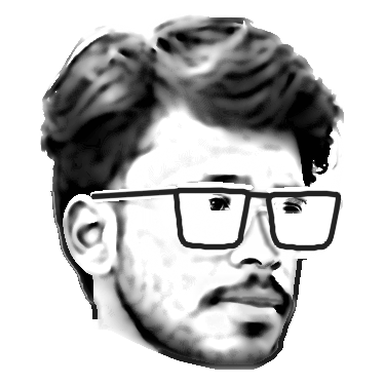
#> input picture source-prepped.png, 384 x 384 px, found by its file name
$ python make_ascii_svg.py
#> lines starting #> are read from the running program, lines starting #| are printed output that depends on the picture
#!/usr/bin/env python3
"""
Convert a prepped grayscale portrait (white background, dark lines/hair) into a
clean, monochrome ASCII-art SVG with looping SMIL left-to-right terminal typing.
Works without JavaScript inside GitHub README <img> tags.
"""
import argparse
import html
import sys
from pathlib import Path
from PIL import Image, ImageEnhance

RAMP = " .`:-=+*cs#%#"  # bright (sparse) -> dark (dense); avoids flat @ blocks in hair


def _lanczos_resample():
    return getattr(Image, "Resampling", Image).LANCZOS


def image_to_ascii_rows(
    src_path: Path,
    cols: int = 155,
    gamma: float = 1.28,
    white_floor: float = 0.74,
) -> list[str]:
    im = Image.open(src_path).convert("L")
    im = ImageEnhance.Contrast(im).enhance(1.05)

    w_src, h_src = im.size
    rows = max(1, round(cols * (h_src / w_src) * (8.0 / 15.0)))
    im = im.resize((cols, rows), _lanczos_resample())
    px = im.load()

    grid = []
    for y in range(rows):
        line = []
        for x in range(cols):
            lum = pow(px[x, y] / 255.0, gamma)
            if lum >= white_floor:
                line.append(" ")
            else:
                idx = int((1.0 - lum) * (len(RAMP) - 1) + 0.5)
                idx = max(0, min(len(RAMP) - 1, idx))
                line.append(RAMP[idx])
        grid.append(line)

    # Remove isolated 1-char specks with spaces on all 4 cardinal neighbors
    for y in range(rows):
        for x in range(cols):
            if grid[y][x] != " ":
                neighbors = [
                    grid[y - 1][x] if y > 0 else " ",
                    grid[y + 1][x] if y + 1 < rows else " ",
                    grid[y][x - 1] if x > 0 else " ",
                    grid[y][x + 1] if x + 1 < cols else " ",
                ]
                if all(n == " " for n in neighbors):
                    grid[y][x] = " "

    lines = ["".join(r) for r in grid]
    while lines and not lines[0].strip():
        lines.pop(0)
    while lines and not lines[-1].strip():
        lines.pop()
    return lines


def render_ascii_svg(
    lines: list[str],
    output_path: Path,
    cols: int = 155,
    title: str = "akhil@github: ~$ ./portrait.sh",
) -> None:
    rows = len(lines)
    art_w_target = 520.0
    cell_w = art_w_target / cols
    cell_h = cell_w * 15.0 / 8.0

    pad = 18.0
    titlebar_h = 30.0
    status_h = 30.0
    art_w = cols * cell_w
    art_h = rows * cell_h
    canvas_w = round(art_w + pad * 2, 1)
    canvas_h = round(titlebar_h + art_h + status_h + pad * 0.7, 1)

    bg = "#0d1117"
    bg2 = "#111722"
    frame = "#30363d"
    title_text = "#7d8590"
    ink = "#c9d1d9"
    cursor_col = "#39d353"

    # 10s looping cycle: 0..4.2s types top->bottom, 4.2..9.3s holds complete, 9.3..10s clears & restarts
    cycle_dur = 10.0
    type_frac = 0.42
    hold_end = 0.93
    art_top = titlebar_h + pad * 0.35
    font_size = cell_h * 0.86

    parts = [
        f'<svg xmlns="http://www.w3.org/2000/svg" width="{canvas_w}" height="{canvas_h}" '
        f'viewBox="0 0 {canvas_w} {canvas_h}" '
        f'font-family="DejaVu Sans Mono, Courier New, ui-monospace, Menlo, Consolas, monospace">',
        f'<defs><linearGradient id="bg" x1="0" y1="0" x2="0" y2="1">'
        f'<stop offset="0" stop-color="{bg2}"/><stop offset="1" stop-color="{bg}"/>'
        f'</linearGradient></defs>',
        f'<rect width="{canvas_w}" height="{canvas_h}" rx="12" fill="url(#bg)"/>',
        f'<rect x="0.5" y="0.5" width="{canvas_w - 1}" height="{canvas_h - 1}" rx="12" '
        f'fill="none" stroke="{frame}" stroke-width="1"/>',
        f'<line x1="0" y1="{titlebar_h}" x2="{canvas_w}" y2="{titlebar_h}" stroke="{frame}"/>',
    ]

    for i, dotcol in enumerate(["#ff5f56", "#ffbd2e", "#27c93f"]):
        parts.append(f'<circle cx="{pad + i * 16}" cy="{titlebar_h / 2}" r="5" fill="{dotcol}"/>')
    parts.append(
        f'<text x="{canvas_w / 2}" y="{titlebar_h / 2 + 4}" fill="{title_text}" font-size="11.5" '
        f'text-anchor="middle">{html.escape(title)}</text>'
    )

    n_rows = max(rows, 1)
    for ry, line in enumerate(lines):
        if not line.strip():
            continue
        padded_line = line.ljust(cols)
        y = art_top + ry * cell_h + cell_h * 0.74
        row_y = art_top + ry * cell_h

        f0 = max(0.001, (ry / n_rows) * type_frac)
        f1 = min(hold_end - 0.01, ((ry + 1) / n_rows) * type_frac)
        f0_pre = max(0.0, f0 - 0.0005)
        f1_post = min(0.999, f1 + 0.0005)

        safe = html.escape(padded_line)
        text = (
            f'<text xml:space="preserve" x="{pad}" y="{y:.1f}" fill="{ink}" '
            f'font-size="{font_size:.2f}" textLength="{art_w:.1f}" lengthAdjust="spacing">{safe}</text>'
        )
        parts.append(
            f'<clipPath id="r{ry}"><rect x="{pad}" y="{row_y:.1f}" height="{cell_h:.2f}" width="0">'
            f'<animate attributeName="width" values="0;0;{art_w:.1f};{art_w:.1f};0" '
            f'keyTimes="0;{f0:.4f};{f1:.4f};{hold_end:.4f};1" dur="{cycle_dur:.1f}s" repeatCount="indefinite"/>'
            f'</rect></clipPath>'
        )
        parts.append(f'<g clip-path="url(#r{ry})">{text}</g>')
        parts.append(
            f'<rect y="{row_y + 0.5:.1f}" width="{max(cell_w, 2.5):.2f}" height="{max(cell_h - 1, 2):.2f}" '
            f'fill="{cursor_col}" opacity="0">'
            f'<animate attributeName="x" values="{pad:.1f};{pad:.1f};{pad + art_w:.1f};{pad + art_w:.1f}" '
            f'keyTimes="0;{f0:.4f};{f1:.4f};1" dur="{cycle_dur:.1f}s" repeatCount="indefinite"/>'
            f'<animate attributeName="opacity" values="0;0;0.85;0.85;0;0" '
            f'keyTimes="0;{f0_pre:.4f};{f0:.4f};{f1:.4f};{f1_post:.4f};1" '
            f'dur="{cycle_dur:.1f}s" repeatCount="indefinite"/></rect>'
        )

    status_line_y = art_top + art_h + pad * 0.35
    status_y = status_line_y + 18
    parts.append(
        f'<line x1="0" y1="{status_line_y:.1f}" x2="{canvas_w}" y2="{status_line_y:.1f}" stroke="{frame}"/>'
    )
    parts.append(
        f'<text x="{pad}" y="{status_y:.1f}" fill="{title_text}" font-size="12">'
        f'akhil@github:~$ whoami <tspan fill="{ink}">Akhil Agarwal</tspan></text>'
    )
    cursor_x = pad + len("akhil@github:~$ whoami Akhil Agarwal ") * 12 * 0.6
    parts.append(
        f'<rect x="{cursor_x:.1f}" y="{status_y - 10.5:.1f}" width="7" height="12.5" fill="{cursor_col}">'
        f'<animate attributeName="opacity" values="1;1;0;0" keyTimes="0;0.5;0.51;1" '
        f'dur="1s" repeatCount="indefinite"/></rect>'
    )
    parts.append("</svg>")

    output_path.parent.mkdir(parents=True, exist_ok=True)
    output_path.write_text("".join(parts), encoding="utf-8")
    print(f"Rendered {output_path} ({canvas_w}x{canvas_h}, {rows} rows, {len(''.join(parts))} bytes)")


def main():
    ap = argparse.ArgumentParser(description="Generate animated ASCII portrait SVG.")
    ap.add_argument("--input", "-i", default="source-prepped.png")
    ap.add_argument("--output", "-o", default="akhil-ascii.svg")
    ap.add_argument("--width", "-w", type=int, default=155)
    ap.add_argument("--title", default="akhil@github: ~$ ./portrait.sh")
    args = ap.parse_args()

    inp = Path(args.input)
    if not inp.exists():
        print(f"Error: {inp} not found.", file=sys.stderr)
        sys.exit(1)

    lines = image_to_ascii_rows(inp, cols=args.width)
#> in image_to_ascii_rows, im is the input picture: PIL image 384x384 L; min 0, max 255, mean 192.9
#> in image_to_ascii_rows, `im = im.resize((cols, rows), _lanczos_resample())`:
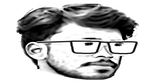
#> im: PIL image 155x83 L; min 0, max 255, mean 190.9
#> after the loop in image_to_ascii_rows, `for y in range(rows):`: grid = 83 items
#> the loop in image_to_ascii_rows, `while lines and not lines[0].strip():` made 4 passes
#> after the loop in image_to_ascii_rows, `while lines and not lines[0].strip():`: lines = 79 items
#> the loop in image_to_ascii_rows, `while lines and not lines[-1].strip():` made 3 passes
#> after the loop in image_to_ascii_rows, `while lines and not lines[-1].strip():`: lines = 76 items
#> lines = 76 items
    render_ascii_svg(lines, Path(args.output), cols=args.width, title=args.title)
#> in render_ascii_svg, `rows = len(lines)`: rows = 76
#> in render_ascii_svg, `art_h = rows * cell_h`: art_h = 478.1
#> in render_ascii_svg, `canvas_h = round(titlebar_h + art_h + status_h + pad * 0.7, 1)`: canvas_h = 550.7
#> after the loop in render_ascii_svg, `for i, dotcol in enumerate(["#ff5f56", "#ffbd2e", "#27c93f"]):`: parts = 8 items
#> in render_ascii_svg, `n_rows = max(rows, 1)`: n_rows = 76
#> the loop in render_ascii_svg, `for ry, line in enumerate(lines):` made 76 passes
#> (y, row_y, f0, f1, f0_pre, f1_post) on passes 1 to 12: (40.95, 36.3, 0.001, 0.00553, 0.0005, 0.00603), (47.25, 42.59, 0.00553, 0.0111, 0.00503, 0.0116), (53.54, 48.88, 0.0111, 0.0166, 0.0106, 0.0171), (59.83, 55.17, 0.0166, 0.0221, 0.0161, 0.0226), (66.12, 61.46, 0.0221, 0.0276, 0.0216, 0.0281), (72.41, 67.75, 0.0276, 0.0332, 0.0271, 0.0337), (78.7, 74.04, 0.0332, 0.0387, 0.0327, 0.0392), (84.99, 80.33, 0.0387, 0.0442, 0.0382, 0.0447), (91.28, 86.62, 0.0442, 0.0497, 0.0437, 0.0502), (97.57, 92.91, 0.0497, 0.0553, 0.0492, 0.0558), (103.9, 99.2, 0.0553, 0.0608, 0.0548, 0.0613), (110.1, 105.5, 0.0608, 0.0663, 0.0603, 0.0668)
#> after the loop in render_ascii_svg, `for ry, line in enumerate(lines):`: parts = 237 items
#> in render_ascii_svg, `status_line_y = art_top + art_h + pad * 0.35`: status_line_y = 520.7
#> in render_ascii_svg, `status_y = status_line_y + 18`: status_y = 538.7
#| Rendered akhil-ascii.svg (556.0x550.7, 76 rows, 67433 bytes)


if __name__ == "__main__":
    main()
